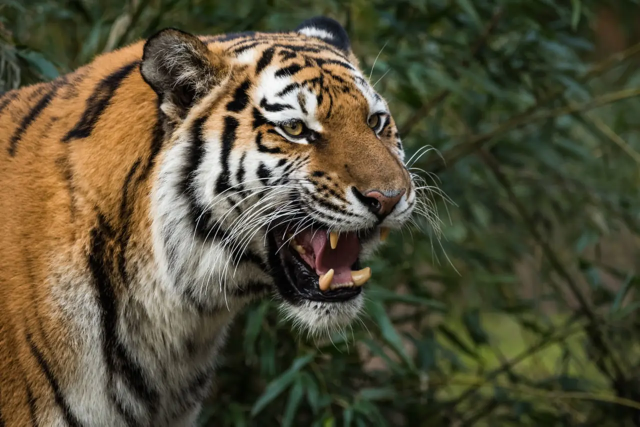
#> input picture picture.webp, 1280 x 853 px (shown at 1/2 size)
$ python main.py picture.webp piece1.png
#> lines starting #> are read from the running program, lines starting #| are printed output that depends on the picture
# SPDX-FileCopyrightText: Copyright (c) 2023 Brendan A. Patience <brendan.patience@mail.mcgill.ca>
# SPDX-License-Identifier: MIT

import copy
import argparse
import numpy as np
import cv2 as cv
from matplotlib import pyplot as plt


class Piece:
    def __init__(self, data):
        self.data = data
        self.histograms = None

    def compare_with(self, target_histograms):
        self.average_similarity = compare_histograms(self.histograms, target_histograms)


class ReferencePiece(Piece):
    """class to store a puzzle piece's attributes"""

    def __init__(self, data, offset, x, y):
        super().__init__(data)
        self.offset = offset
        self.x = x
        self.y = y
        self.average_similarity = 0


class TargetPiece(Piece):
    """class to instantiate the target piece"""


def split_puzzle(reference_image, n_wide, n_tall, piece_width, piece_height):
    """
    Split the reference puzzle into each of its pieces and create
    an instance of the PuzzlePiece class for all of them.
    Return: Array of instances of PuzzlePiece
    """
    pieces = []
    for row in range(n_tall):
        for col in range(n_wide):
            piece = reference_image[
                row * piece_height : row * piece_height + piece_height,
                col * piece_width : col * piece_width + piece_width,
            ]
            piece_instance = ReferencePiece(
                piece, len(pieces), col * piece_width, row * piece_height
            )
            pieces.append(piece_instance)
    return pieces


def create_histograms(data):
    """creates three histograms (one for each B,G,R colour) from an image"""
    histograms = []
    for i in range(3):
        histogram = cv.calcHist([data], [i], None, [256], [0, 256])
        histograms.append(histogram)
    return histograms


def compare_histograms(histograms_1, histograms_2):
    """
    Compares this piece's histograms with a target piece
    Some working comparison methods:
    cv.HISTCMP_CORREL
    cv.HISTCMP_INTERSECT (recommended)
    """

    similarity = 0
    for i in range(3):
        val = cv.compareHist(histograms_2[i], histograms_1[i], cv.HISTCMP_INTERSECT)
        similarity += val
    return similarity / 3


def create_piece_overlays(pieces, piece_width, piece_height, overlay_color):
    """
    Creates an overlay for each piece in the pieces list.
    Return: list of pieces (with overlays)"""
    piece_overlays = copy.deepcopy(pieces)
    alpha = 0.9
    for i, _ in enumerate(pieces):
        cv.rectangle(
            piece_overlays[i].data,
            (0, 0),
            (piece_width, piece_height),
            overlay_color,
            5,
        )
        piece_overlays[i].data = cv.addWeighted(
            piece_overlays[i].data, alpha, pieces[i].data, 1 - alpha, 0
        )
        if alpha > 0.1:
            alpha -= 0.07
        else:
            alpha = 0.0

    return piece_overlays


def resconstruct_overlay(pieces, n_wide, n_tall):
    """From a list of pieces, reconstruct a single image"""
    pieces.sort(key=lambda x: x.offset)
    index = 0
    for row in range(n_tall):
        for col in range(n_wide):
            if col == 0:
                new_row = pieces[index].data
            else:
                new_row = np.hstack((new_row, pieces[index].data))
            index += 1
        if row == 0:
            new_image = copy.deepcopy(new_row)
        else:
            new_image = np.vstack((new_image, new_row))
    return new_image


def plot_histograms(pieces, colors):
    """displays the histograms of the passed pieces"""

    _, axs = plt.subplots(nrows=len(pieces), sharex=True)
    axs[0].set_xlim([0, 256])

    for j, piece in enumerate(pieces):
        for i, color in enumerate(colors):
            axs[j].plot(piece.histograms[i], color=color)

    plt.show()


def main(reference_file, target_file, puzzle_size):
#> called with reference_file = 'picture.webp', target_file = 'piece1.png', puzzle_size = (15, 7)
    reference_image = cv.imread(reference_file)
#> reference_image is the input picture: shape (853, 1280, 3); mean B, G, R 56, 79, 84.3
    target_image = cv.imread(target_file)
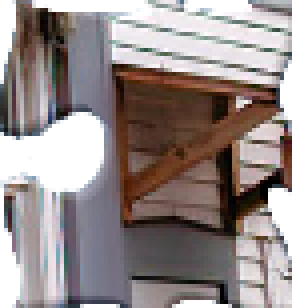
#> input picture piece1.png, 73 x 77 px (shown 4 times larger)
#> target_image is the input picture: shape (77, 73, 3); mean B, G, R 136, 137.4, 148

    height, width, _ = reference_image.shape
#> height = 853; width = 1280
    colors = ("b", "g", "r")
    n_wide, n_tall = puzzle_size
    piece_width = width // n_wide
#> piece_width = 85
    piece_height = height // n_tall
#> piece_height = 121
    yellow = (0, 255, 255)

    target = cv.resize(target_image, (piece_width, piece_height))
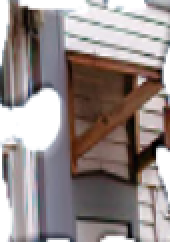
#> target: shape (121, 85, 3) (shown 2 times larger); mean B, G, R 135.9, 137.3, 147.9
    target = TargetPiece(target)
    target.histograms = create_histograms(target.data)
#> after the loop in create_histograms, `for i in range(3):`: histograms = 3 items
#> target.histograms = 3 items

    jigsaw_pieces = split_puzzle(
        reference_image, n_wide, n_tall, piece_width, piece_height
    )
#> after the loop in split_puzzle, `for row in range(n_tall):`:
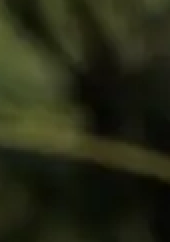
#> piece: shape (121, 85, 3) (shown 2 times larger); mean B, G, R 20.2, 40.3, 37.5
#> after the loop in split_puzzle, `for row in range(n_tall):`: pieces = 105 items
#> jigsaw_pieces = 105 items

    # create histograms for each piece and compare with target piece
    for piece in jigsaw_pieces:
        piece.histograms = create_histograms(piece.data)
        piece.compare_with(target.histograms)
#> this loop made 105 passes

    jigsaw_pieces.sort(key=lambda x: x.average_similarity, reverse=True)

    piece_overlays = create_piece_overlays(
        jigsaw_pieces, piece_width, piece_height, yellow
    )
#> the loop in create_piece_overlays, `for i, _ in enumerate(pieces):` made 105 passes
#> alpha on passes 1 to 12: 0.83, 0.76, 0.69, 0.62, 0.55, 0.48, 0.41, 0.34, 0.27, 0.2, 0.13, 0.06
#> piece_overlays = 105 items
    overlay = resconstruct_overlay(piece_overlays, n_wide, n_tall)
#> after the loop in resconstruct_overlay, `for row in range(n_tall):`:
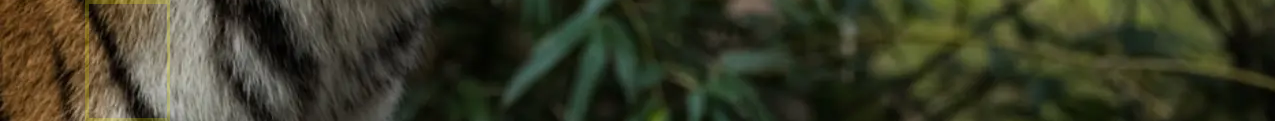
#> new_row: shape (121, 1275, 3); mean of channels 0, 1, 2 38.9, 58.8, 57.5; drawn as B, G, R
#> after the loop in resconstruct_overlay, `for row in range(n_tall):`: index = 105
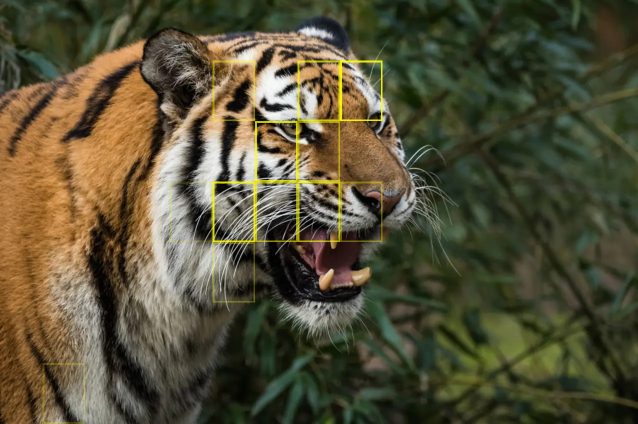
#> overlay: shape (847, 1275, 3) (shown at 1/2 size); mean of channels 0, 1, 2 55.5, 80.4, 85.7; drawn as B, G, R

    cv.imshow("overlay", overlay)
    cv.waitKey(0)
    cv.destroyAllWindows()

    pieces_of_interest = [target, jigsaw_pieces[0]]
    plot_histograms(pieces_of_interest, colors)
#> the loop in plot_histograms, `for j, piece in enumerate(pieces):` made 2 passes
#> in plot_histograms, `plt.show()`:
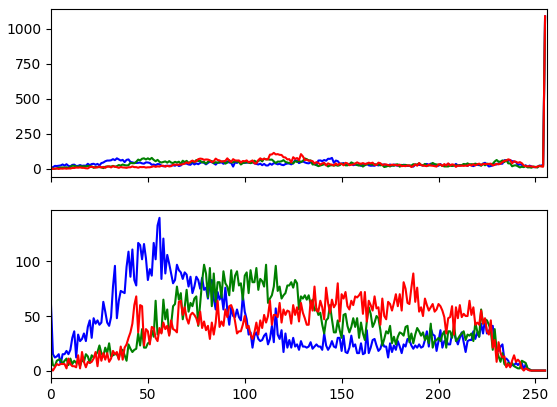
#> figure drawn by matplotlib, 2 panels; panel 2: curve peaks at x = 56, y = 140; panel 2: curve peaks at x = 79, y = 97; panel 2: curve peaks at x = 187, y = 89


if __name__ == "__main__":
    parser = argparse.ArgumentParser(
        prog="PuzzleSolver", description="Locates a puzzle piece in a reference image"
    )
    parser.add_argument("reference", help="input reference image file")
    parser.add_argument("target", help="input target piece image file")
    parser.add_argument(
        "--size",
        dest="puzzle_size",
        nargs="+",
        type=int,
        default=(15, 7),
        help="number of pieces horizontally and vertically, \
                            input as (h,v), default=(15,7)",
    )
    args = parser.parse_args()
    main(args.reference, args.target, tuple(args.puzzle_size))
